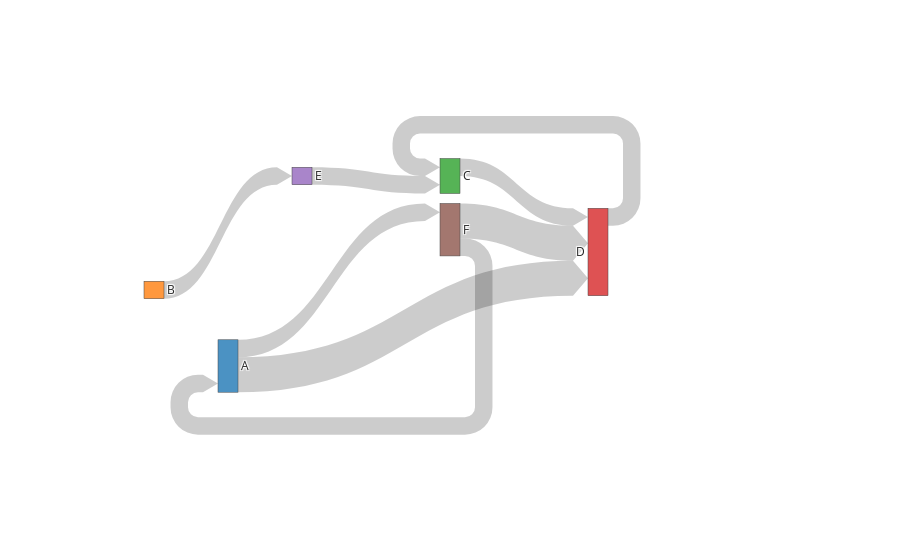

Notebook code cell kept with this figure:
### Code cell
import plotly.graph_objects as go

fig = go.Figure(go.Sankey(
    arrangement='snap',
    node=dict(
        label=['A', 'B', 'C', 'D', 'E', 'F'],
        x=[0.2, 0.1, 0.5, 0.7, 0.3, 0.5],
        y=[0.7, 0.5, 0.2, 0.4, 0.2, 0.3],
        pad=10  
    ),
    link=dict(
        arrowlen=15,
        source=[0, 0, 1, 2, 5, 4, 3, 5],
        target=[5, 3, 4, 3, 0, 2, 2, 3],
        value=[1, 2, 1, 1, 1, 1, 1, 2]  
    )
))

fig.show()

### Figure 1 — Plotly figure (JSON) as saved in the notebook; plotly's stock layout.template omitted (floating-point values rounded to 4 significant figures)
{"data": [{"arrangement": "snap", "link": {"arrowlen": 15, "source": [0, 0, 1, 2, 5, 4, 3, 5], "target": [5, 3, 4, 3, 0, 2, 2, 3], "value": [1, 2, 1, 1, 1, 1, 1, 2]}, "node": {"label": ["A", "B", "C", "D", "E", "F"], "pad": 10, "x": [0.2, 0.1, 0.5, 0.7, 0.3, 0.5], "y": [0.7, 0.5, 0.2, 0.4, 0.2, 0.3]}, "type": "sankey"}], "layout": {"autosize": true}}
